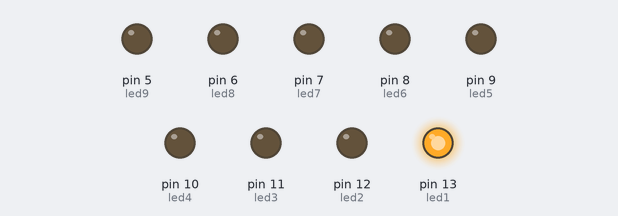
A sketch run on a simulated Arduino Uno, built with avr-gcc and run on an emulated ATmega328P. On the bench: output pins drawn as LEDs (lit = HIGH).

Above: at 0.05 s.
At 0.55 s:
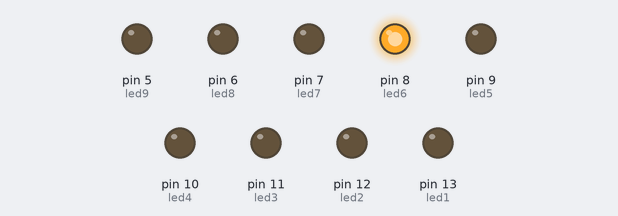
At 1.05 s:
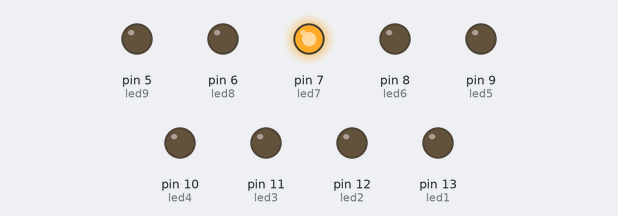
At 2.05 s:
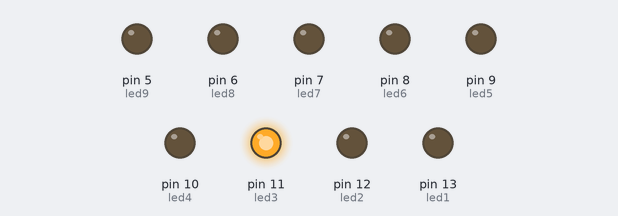
At 3.15 s:
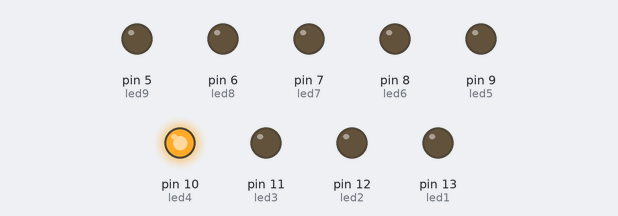
At 4.05 s:
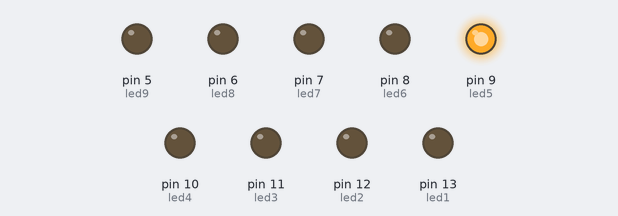
Timing chart, 0 to 4.3 s (numbered marks = the images above):
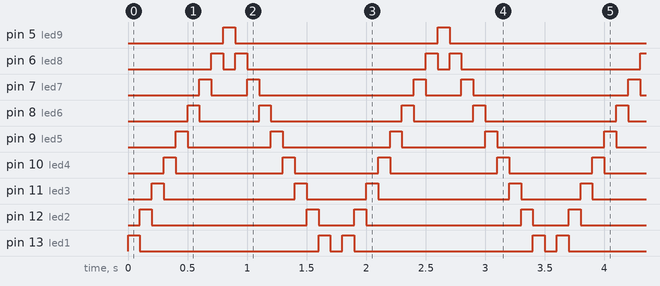

The sketch:

Team10_BlinkPattern.ino
```cpp
int led1=13;
int led2=12;
int led3=11;
int led4=10;
int led5=9;
int led6=8;
int led7=7;
int led8=6;
int led9=5;
int wait=100;

void setup()
{
  pinMode(led1,OUTPUT);
  pinMode(led2,OUTPUT);
  pinMode(led3,OUTPUT);
  pinMode(led4,OUTPUT);
  pinMode(led5,OUTPUT);
  pinMode(led6,OUTPUT);
  pinMode(led7,OUTPUT);
  pinMode(led8,OUTPUT);
  pinMode(led9,OUTPUT);
}

void loop()
{
  digitalWrite(led1,LOW);
  digitalWrite(led1,HIGH);
  delay(wait);
  digitalWrite(led1,LOW);
  digitalWrite(led2,HIGH);
  delay(wait);
  digitalWrite(led2,LOW);
  digitalWrite(led3,HIGH);
  delay(wait);
  digitalWrite(led3,LOW);
  digitalWrite(led4,HIGH);
  delay(wait);
  digitalWrite(led4,LOW);
  digitalWrite(led5,HIGH);
  delay(wait);
  digitalWrite(led5,LOW);
  digitalWrite(led6,HIGH);
  delay(wait);
  digitalWrite(led6,LOW);
  digitalWrite(led7,HIGH);
  delay(wait);
  digitalWrite(led7,LOW);
  digitalWrite(led8,HIGH);
  delay(wait);
  digitalWrite(led8,LOW);
  digitalWrite(led9,HIGH);
  delay(wait);
  digitalWrite(led9,LOW);
  digitalWrite(led8,HIGH);
  delay(wait);
  digitalWrite(led8,LOW);
  digitalWrite(led7,HIGH);
  delay(wait);
  digitalWrite(led7,LOW);
  digitalWrite(led6,HIGH);
  delay(wait);
  digitalWrite(led6,LOW);
  digitalWrite(led5,HIGH);
  delay(wait);
  digitalWrite(led5,LOW);
  digitalWrite(led4,HIGH);
  delay(wait);
  digitalWrite(led4,LOW);
  digitalWrite(led3,HIGH);
  delay(wait);
  digitalWrite(led3,LOW);
  digitalWrite(led2,HIGH);
  delay(wait);
  digitalWrite(led2,LOW);
  digitalWrite(led1,HIGH);
  delay(wait);
  digitalWrite(led1,LOW);
  delay(wait);
}
```

Measured:
- by itself, pin 5 (led9): alternates HIGH for 0.10 s and LOW for 1.7 s
- by itself, pin 6 (led8): repeats every 1.8 s: LOW 0.10 s, HIGH 0.10 s, LOW 1.5 s, HIGH 0.10 s
- by itself, pin 7 (led7): repeats every 1.8 s: LOW 0.30 s, HIGH 0.10 s, LOW 1.3 s, HIGH 0.10 s
- by itself, pin 8 (led6): repeats every 1.8 s: LOW 0.50 s, HIGH 0.10 s, LOW 1.1 s, HIGH 0.10 s
- by itself, pin 9 (led5): repeats every 1.8 s: LOW 0.70 s, HIGH 0.10 s, LOW 0.90 s, HIGH 0.10 s
- by itself, pin 10 (led4): repeats every 1.8 s: LOW 0.90 s, HIGH 0.10 s, LOW 0.70 s, HIGH 0.10 s
- by itself, pin 11 (led3): repeats every 1.8 s: LOW 1.1 s, HIGH 0.10 s, LOW 0.50 s, HIGH 0.10 s
- by itself, pin 12 (led2): repeats every 1.8 s: LOW 1.3 s, HIGH 0.10 s, LOW 0.30 s, HIGH 0.10 s
